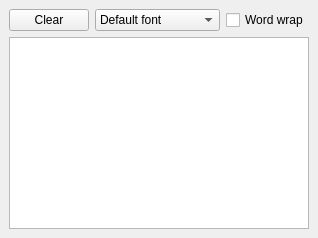
<?xml version="1.0" encoding="UTF-8"?>
<ui version="4.0">
 <class>LogWindow</class>
 <widget class="QDockWidget" name="LogWindow">
  <property name="minimumSize">
   <size>
    <width>280</width>
    <height>150</height>
   </size>
  </property>
  <property name="windowTitle">
   <string>Logging</string>
  </property>
  <widget class="QWidget" name="logWindowContents">
   <layout class="QGridLayout" name="gridLayout">
    <item row="0" column="0">
     <widget class="QPushButton" name="clearBtn">
      <property name="sizePolicy">
       <sizepolicy hsizetype="Fixed" vsizetype="Fixed">
        <horstretch>0</horstretch>
        <verstretch>0</verstretch>
       </sizepolicy>
      </property>
      <property name="text">
       <string>Clear</string>
      </property>
     </widget>
    </item>
    <item row="0" column="1">
     <widget class="QComboBox" name="fontCombo">
      <item>
       <property name="text">
        <string>Default font</string>
       </property>
      </item>
      <item>
       <property name="text">
        <string>Monospaced font</string>
       </property>
      </item>
     </widget>
    </item>
    <item row="0" column="2">
     <widget class="QCheckBox" name="wrapChk">
      <property name="text">
       <string>Word wrap</string>
      </property>
     </widget>
    </item>
    <item row="1" column="0" colspan="3">
     <widget class="QPlainTextEdit" name="logEdit">
      <property name="readOnly">
       <bool>true</bool>
      </property>
     </widget>
    </item>
   </layout>
  </widget>
 </widget>
 <resources/>
 <connections/>
</ui>
